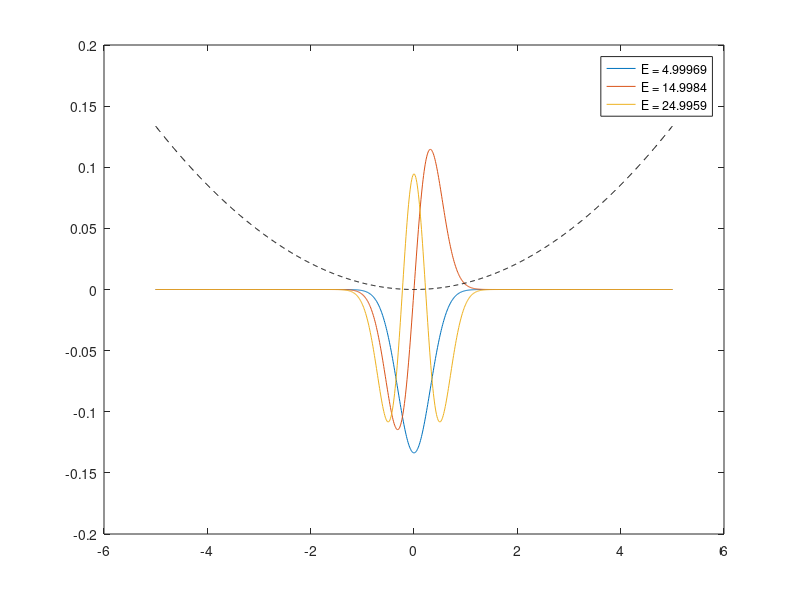

The MATLAB source for this figure:
% Parameters for solving problem in the interval -L < x < L
L = 5; % Interval Length
N = 1000; % No of points
x = linspace(-L,L,N)'; % Coordinate vector
dx = x(2) - x(1); % Coordinate step
% POTENTIAL,
U = 1/2*100*x.^(2); % quadratic harmonic oscillator potential
% Three-point finite-difference representation of Laplacian using sparse matrices
e = ones(N,1); Lap = spdiags([e -2*e e],[-1 0 1],N,N)/dx^2;
% Total Hamiltonian
hbar = 1; m = 1; % constants for Hamiltonian
H = -1/2*(hbar^2/m)*Lap + spdiags(U,0,N,N);
% Find lowest nmodes eigenvectors and eigenvalues of sparse matrix
nmodes = 3; options.disp = 0;
[V,E] = eigs(H,nmodes,'sa',options); % find eigs
[E,ind] = sort(diag(E));% convert E to vector and sort low to high
V = V(:,ind); % rearrange corresponding eigenvectors
% Generate plot of lowest energy eigenvectors V(x) and U(x)
Usc = U*max(abs(V(:)))/max(abs(U)); % rescale U for plotting
plot(x,V,x,Usc,'--k'); % plot V(x) and rescaled U(x)
% Add legend showing Energy of plotted V(x)
lgnd_str = [repmat('E = ',nmodes,1),num2str(E)];
legend(lgnd_str) % place lengend string on plot